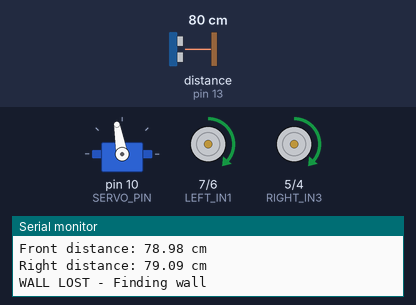
Bench run of a sketch on a simulated Arduino Uno, built with avr-gcc and run on an emulated ATmega328P. Shown: servo, motor-driver pin pairs drawn as motors (green arrow = first pin HIGH = forward, orange = second pin HIGH = backward, longer = more drive, scaled by the enable pin), the last lines printed to the serial monitor. Wiring (inferred from the names in the program): ultrasonic range finder: trigger pin 12; echo pin 13. The test bench sets the inputs (shaded band); at power-on: distance to the obstacle (sensor on pin 13) 80 cm. The echo pulse lasts 58.3 µs per cm.

Above: at 2.7 s.
2.8 s: distance to the obstacle (sensor on pin 13) set to 42 cm
At 4.19 s:
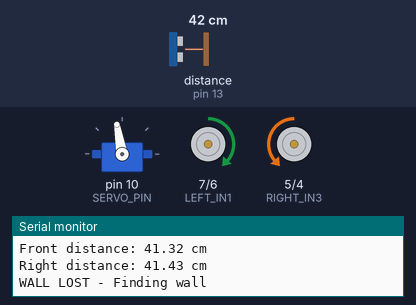
5.8 s: distance to the obstacle (sensor on pin 13) set to 35 cm
8.8 s: distance to the obstacle (sensor on pin 13) set to 29 cm
11.8 s: distance to the obstacle (sensor on pin 13) set to 23 cm
At 12.81 s:
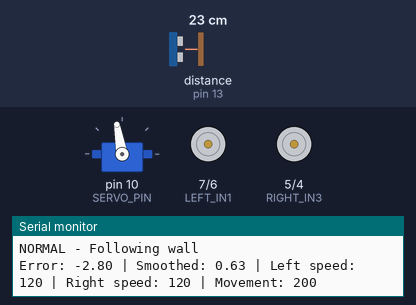
17.8 s: distance to the obstacle (sensor on pin 13) set to 60 cm
At 18.89 s:
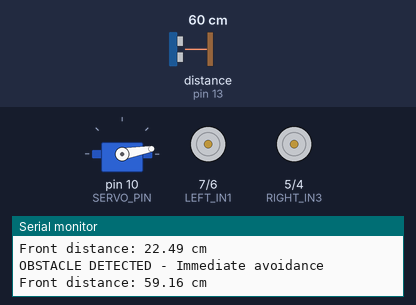
Timing chart, 0 to 21.8 s (numbered marks = the images above; inputs shaded):
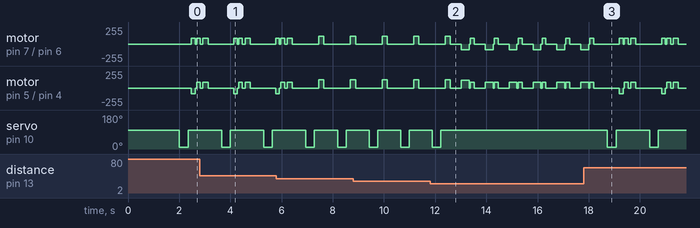

Measured:
- the behaviour switches between 26 and 25 cm on distance to the obstacle (sensor on pin 13) (found by bisection; images 1 and 2)
- after the input at 11.8 s, servo on pin 10 (SERVO_PIN): goes on until 12.2 s, then stays 100°
- after the input at 17.8 s, servo on pin 10 (SERVO_PIN): alternates 100° for 1.3 s and 10° for 0.34 s, starting after 0.93 s
- by itself, servo on pin 10 (SERVO_PIN): alternates 100° for 0.90 s and 10° for 0.33 s
- by itself, motor on pin 7 (LEFT_IN1) / pin 6 (LEFT_IN2): repeats every 0.93 s: stopped 0.43 s, backward 88/255 0.30 s, stopped 0.05 s, forward 88/255 0.15 s

The sketch:

wall_follower.ino
```cpp
/*
  * Right_Wall_Following_Robot.ino
  * Maintains 10 inches distance from right wall
  * Turns left IMMEDIATELY when obstacles detected ahead
  * Takes precise measurements with stationary servo
  * Uses gentle speed and adjustment settings
  * IMPROVED: Immediate response to obstacles and conditions
  */

// Pin Definitions
#define LEFT_EN_PIN 11  // PWM pin for left motor enable
#define RIGHT_EN_PIN 3  // PWM pin for right motor enable
#define LEFT_IN1 7      // Left motor direction control 1
#define LEFT_IN2 6      // Left motor direction control 2
#define RIGHT_IN3 5     // Right motor direction control 1
#define RIGHT_IN4 4     // Right motor direction control 2
#define TRIGGER_PIN 12  // Ultrasonic sensor trigger
#define ECHO_PIN 13     // Ultrasonic sensor echo
#define SERVO_PIN 10    // Servo control pin

// Servo Positions
#define RIGHT_POS 10    // Servo position for right sensor reading (degrees)
#define CENTER_POS 100  // Center position (degrees)

// System Constants
#define DESIRED_DISTANCE 25.4     // Target distance from wall (10 inches in cm)
#define TOO_CLOSE 15.24            // Distance considered too close (6 inches in cm)
#define DISTANCE_TOLERANCE 3    // Acceptable distance variation (about 2 inches)
#define OBSTACLE_THRESHOLD 25.4   // Distance to consider as obstacle (10 inches in cm)
#define WALL_LOST_THRESHOLD 38.1  // Distance to consider wall lost (14 inches in cm)

// Motor Speed Parameters (0-255) - GENTLE SPEEDS
#define BASE_SPEED 120  // Base speed for motors
#define MAX_SPEED 150   // Maximum motor speed
#define MIN_SPEED 80    // Minimum motor speed
#define TURN_SPEED 120  // Speed during turns

// Timing Constants (milliseconds)
#define SERVO_STABILIZE_TIME 250  // REDUCED time to allow servo to reach position
#define MEASUREMENT_SAMPLES 3     // REDUCED number of measurements to average
#define SAMPLE_DELAY 25           // REDUCED delay between samples
#define TURN_DURATION 300         // Time for turning maneuvers
#define CORRECTION_DURATION 200   // Time for wall distance correction
#define LOOP_DELAY 100            // Main loop delay

// ADJUSTABLE MOVEMENT PARAMETERS
#define MOVEMENT_DURATION 200     // Default time robot moves per scan cycle (lower = less movement)
#define CORRECTION_MOVE_TIME 150  // Movement time during corrections

// Robot States
enum RobotState {
  STATE_CHECK_FRONT,  // First check front for obstacles
  STATE_CHECK_RIGHT,  // Then check right for wall distance
  STATE_NORMAL,       // Normal wall following
  STATE_TURNING,      // Turning to avoid obstacle
  STATE_TOO_CLOSE,    // Too close to wall
  STATE_WALL_LOST     // Lost the wall
};

// Function Prototypes
float measureDistance();
float takePreciseMeasurement();
void moveForward(int leftSpeed, int rightSpeed);
void moveBackward(int leftSpeed, int rightSpeed);
void turnLeft(int speed);
void turnRight(int speed);
void stopMotors();
void correctFromWall();
void findWall();
RobotState determineState(float frontDistance, float rightDistance);
RobotState checkFrontForObstacle(float frontDistance);

// Global variables
#include <Servo.h>
Servo headServo;
RobotState currentState = STATE_CHECK_FRONT;
float previousError = 0;  // To track previous error for smoother transitions
float frontDistance = 0;
float rightDistance = 0;

// Adjustable movement parameters
int movementDuration = MOVEMENT_DURATION;  // Can be modified via serial commands

void setup() {
  // Initialize Serial (for debugging)
  Serial.begin(9600);

  // Initialize motor control pins
  pinMode(LEFT_EN_PIN, OUTPUT);
  pinMode(RIGHT_EN_PIN, OUTPUT);
  pinMode(LEFT_IN1, OUTPUT);
  pinMode(LEFT_IN2, OUTPUT);
  pinMode(RIGHT_IN3, OUTPUT);
  pinMode(RIGHT_IN4, OUTPUT);

  // Initialize ultrasonic sensor pins
  pinMode(TRIGGER_PIN, OUTPUT);
  pinMode(ECHO_PIN, INPUT);

  // Initialize and center servo
  headServo.attach(SERVO_PIN);
  headServo.write(CENTER_POS);
  delay(1000);  // Allow servo to reach position

  Serial.println("Right Wall Following Robot Initialized");
  Serial.println("Movement duration set to: " + String(movementDuration) + "ms");
  Serial.println("Send 'M:value' to adjust movement duration (e.g. 'M:150')");

  // Stop motors to ensure we start from a known state
  stopMotors();
  delay(500);
}

void loop() {
  // Check for serial commands to adjust movement duration
  checkSerialCommands();

  // IMPROVED STATE MACHINE FOR IMMEDIATE RESPONSE
  switch (currentState) {
    case STATE_CHECK_FRONT:
      // First, always check for obstacles ahead
      stopMotors();
      headServo.write(CENTER_POS);
      delay(SERVO_STABILIZE_TIME);
      frontDistance = takePreciseMeasurement();
      Serial.print("Front distance: ");
      Serial.print(frontDistance);
      Serial.println(" cm");

      // IMMEDIATELY turn if obstacle detected - no waiting for full scan cycle
      if (frontDistance < OBSTACLE_THRESHOLD) {
        Serial.println("OBSTACLE DETECTED - Immediate avoidance");
        avoidObstacle();
        // After avoiding, go back to checking front again
        currentState = STATE_CHECK_FRONT;
      } else {
        // If no obstacle, proceed to check wall distance
        currentState = STATE_CHECK_RIGHT;
      }
      break;

    case STATE_CHECK_RIGHT:
      // Check right distance for wall following
      headServo.write(RIGHT_POS);
      delay(SERVO_STABILIZE_TIME);
      rightDistance = takePreciseMeasurement();
      Serial.print("Right distance: ");
      Serial.print(rightDistance);
      Serial.println(" cm");

      // Return to forward-facing position
      headServo.write(CENTER_POS);
      delay(SERVO_STABILIZE_TIME / 2);  // Shorter wait

      // Handle immediate responses for wall distance issues
      if (rightDistance < TOO_CLOSE) {
        Serial.println("TOO CLOSE TO WALL - Immediate correction");
        correctFromWall();
        currentState = STATE_CHECK_FRONT;  // Go back to checking front
      } else if (rightDistance > WALL_LOST_THRESHOLD) {
        Serial.println("WALL LOST - Finding wall");
        findWall();
        currentState = STATE_CHECK_FRONT;  // Go back to checking front
      } else {
        // Normal wall following
        Serial.println("NORMAL - Following wall");
        followWall(rightDistance);
        currentState = STATE_CHECK_FRONT;  // Go back to checking front
      }
      break;

    // These states are now handled inline for immediate response
    case STATE_NORMAL:
    case STATE_TURNING:
    case STATE_TOO_CLOSE:
    case STATE_WALL_LOST:
      // Safety fallback - shouldn't reach here with new structure
      currentState = STATE_CHECK_FRONT;
      break;
  }

  delay(LOOP_DELAY);
}

// Check for serial commands to adjust movement parameters
void checkSerialCommands() {
  if (Serial.available() > 0) {
    String command = Serial.readStringUntil('\n');

    // Check for movement duration adjustment command (M:value)
    if (command.startsWith("M:")) {
      int newDuration = command.substring(2).toInt();
      if (newDuration >= 50 && newDuration <= 1000) {
        movementDuration = newDuration;
        Serial.println("Movement duration set to: " + String(movementDuration) + "ms");
      } else {
        Serial.println("Invalid duration. Use value between 50-1000ms");
      }
    }
  }
}

// Take multiple measurements and average them for precision
float takePreciseMeasurement() {
  float total = 0;
  int validSamples = 0;

  for (int i = 0; i < MEASUREMENT_SAMPLES; i++) {
    float distance = measureDistance();
    if (distance > 0 && distance < 400) {  // Filter invalid readings
      total += distance;
      validSamples++;
    }
    delay(SAMPLE_DELAY);
  }

  if (validSamples > 0) {
    return total / validSamples;
  } else {
    return 100;  // Default value if no valid samples
  }
}

// Single distance measurement
float measureDistance() {
  digitalWrite(TRIGGER_PIN, LOW);
  delayMicroseconds(2);
  digitalWrite(TRIGGER_PIN, HIGH);
  delayMicroseconds(10);
  digitalWrite(TRIGGER_PIN, LOW);

  // Measure pulse duration and convert to distance
  unsigned long duration = pulseIn(ECHO_PIN, HIGH, 30000);  // Timeout after 30ms

  if (duration == 0) {
    return 400;  // Return a large value if timeout occurred
  }

  // Convert pulse duration to distance in cm (sound speed = 340 m/s)
  float distance = duration * 0.034 / 2;

  // Filter out unrealistic values
  return (distance > 400) ? 400 : distance;
}

// Follow wall with improved proportional control for smoother movement
void followWall(float rightDistance) {
  // Calculate error (difference from desired distance)
  float error = rightDistance - DESIRED_DISTANCE;

  // Smooth the error using exponential moving average for even smoother transitions
  float smoothedError = 0.5 * error + 0.5 * previousError;
  previousError = smoothedError;  // Store smoothed error for next iteration

  // More gentle proportional control with reduced gain
  int speedAdjustment = constrain(smoothedError * 0.6, -10, 10);  // REDUCED adjustment range

  int leftSpeed = BASE_SPEED - speedAdjustment;
  int rightSpeed = BASE_SPEED + speedAdjustment;

  // Constrain speeds to safe values
  leftSpeed = constrain(leftSpeed, MIN_SPEED, MAX_SPEED);
  rightSpeed = constrain(rightSpeed, MIN_SPEED, MAX_SPEED);

  Serial.print("Error: ");
  Serial.print(error);
  Serial.print(" | Smoothed: ");
  Serial.print(smoothedError);
  Serial.print(" | Left speed: ");
  Serial.print(leftSpeed);
  Serial.print(" | Right speed: ");
  Serial.print(rightSpeed);
  Serial.print(" | Movement: ");
  Serial.println(movementDuration);

  // Move forward with adjusted speeds
  moveForward(leftSpeed, rightSpeed);
  delay(movementDuration);  // USING ADJUSTABLE PARAMETER
  stopMotors();             // Stop to prepare for next scan
}

// Handle case when robot is too close to wall - MORE GENTLE
void correctFromWall() {
  Serial.println("Correcting distance - gently moving away from wall");

  // Gentle turn left to move away from wall
  digitalWrite(LEFT_IN1, LOW);
  digitalWrite(LEFT_IN2, HIGH);
  digitalWrite(RIGHT_IN3, HIGH);
  digitalWrite(RIGHT_IN4, LOW);

  // REDUCED speeds for gentler correction
  analogWrite(LEFT_EN_PIN, MIN_SPEED);
  analogWrite(RIGHT_EN_PIN, MIN_SPEED + 5);  // REDUCED difference

  delay(CORRECTION_MOVE_TIME);  // Using shorter adjustment movement time
  stopMotors();
}

// Handle obstacle avoidance - Only turn, no backup
void avoidObstacle() {
  // Turn left to avoid obstacle - smooth and deliberate
  turnLeft(MIN_SPEED + 8);  // Slightly increased speed for more decisive turn
  delay(TURN_DURATION);     // Full turn duration for proper clearance
  stopMotors();
  delay(50);  // Short pause

  // Move forward slightly to clear the obstacle
  moveForward(MIN_SPEED, MIN_SPEED);
  delay(CORRECTION_MOVE_TIME);
  stopMotors();
}

// Handle case when wall is lost - MORE GENTLE
void findWall() {
  // Very gentle turn right to find the wall again
  turnRight(MIN_SPEED + 5);
  delay(CORRECTION_MOVE_TIME);  // REDUCED turning time
  stopMotors();
  delay(50);  // Shorter pause

  // Move forward slowly to approach wall
  moveForward(MIN_SPEED, MIN_SPEED);
  delay(CORRECTION_MOVE_TIME);  // REDUCED forward time
  stopMotors();

  // Add an additional forward step after correction
  delay(100);                                   // Brief pause before the additional forward movement
  moveForward(MIN_SPEED + 10, MIN_SPEED + 10);  // Slightly faster forward movement
  delay(200);                                   // Move forward for 200ms
  stopMotors();
}

// Set motor directions and speeds for forward movement
void moveForward(int leftSpeed, int rightSpeed) {
  // Set direction pins
  digitalWrite(LEFT_IN1, HIGH);
  digitalWrite(LEFT_IN2, LOW);
  digitalWrite(RIGHT_IN3, HIGH);
  digitalWrite(RIGHT_IN4, LOW);

  // Set speeds
  analogWrite(LEFT_EN_PIN, leftSpeed);
  analogWrite(RIGHT_EN_PIN, rightSpeed);
}

// Set motor directions and speeds for backward movement
void moveBackward(int leftSpeed, int rightSpeed) {
  // Set direction pins
  digitalWrite(LEFT_IN1, LOW);
  digitalWrite(LEFT_IN2, HIGH);
  digitalWrite(RIGHT_IN3, LOW);
  digitalWrite(RIGHT_IN4, HIGH);

  // Set speeds
  analogWrite(LEFT_EN_PIN, leftSpeed);
  analogWrite(RIGHT_EN_PIN, rightSpeed);
}

// Turn left (right motor forward, left motor backward)
void turnLeft(int speed) {
  digitalWrite(LEFT_IN1, LOW);
  digitalWrite(LEFT_IN2, HIGH);
  digitalWrite(RIGHT_IN3, HIGH);
  digitalWrite(RIGHT_IN4, LOW);

  analogWrite(LEFT_EN_PIN, speed);
  analogWrite(RIGHT_EN_PIN, speed);
}

// Turn right (left motor forward, right motor backward)
void turnRight(int speed) {
  digitalWrite(LEFT_IN1, HIGH);
  digitalWrite(LEFT_IN2, LOW);
  digitalWrite(RIGHT_IN3, LOW);
  digitalWrite(RIGHT_IN4, HIGH);

  analogWrite(LEFT_EN_PIN, speed);
  analogWrite(RIGHT_EN_PIN, speed);
}

// Stop all motors
void stopMotors() {
  digitalWrite(LEFT_IN1, LOW);
  digitalWrite(LEFT_IN2, LOW);
  digitalWrite(RIGHT_IN3, LOW);
  digitalWrite(RIGHT_IN4, LOW);

  analogWrite(LEFT_EN_PIN, 0);
  analogWrite(RIGHT_EN_PIN, 0);
}
```
